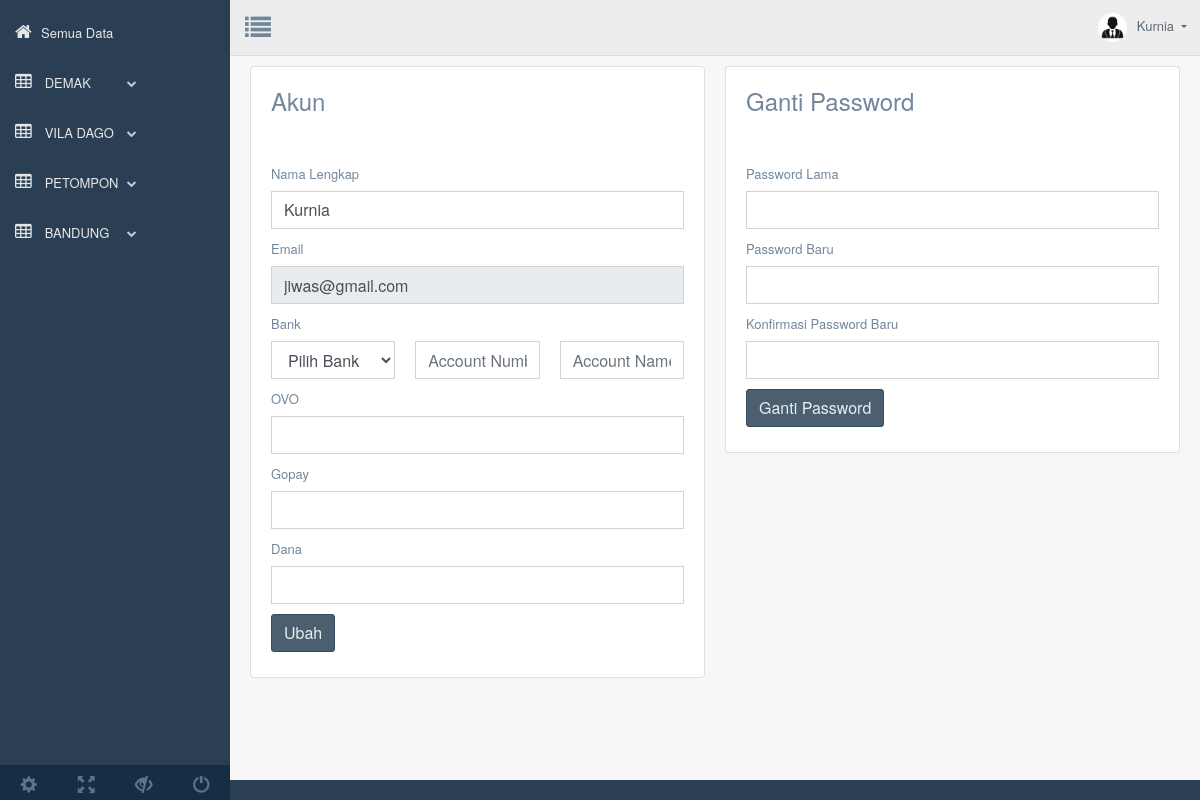
Screenshot of /web_page/index_data.php?page=my_profile (signed in) with the database file from the repository.
### tables this page shows
CREATE TABLE `users` (
  `user_id` bigint(20) NOT NULL,
  `nama_lengkap` text NOT NULL,
  `email` varchar(100) NOT NULL,
  `password` varchar(255) NOT NULL,
  `bank` varchar(255) DEFAULT NULL,
  `no_akun` text DEFAULT NULL,
  `nm_akun` varchar(255) DEFAULT NULL,
  `ovo` text DEFAULT NULL,
  `gopay` text DEFAULT NULL,
  `dana` text DEFAULT NULL,
  `date` timestamp NOT NULL DEFAULT current_timestamp() ON UPDATE current_timestamp()
);

### web_page/functions.php (called while the page is built, shortened)
<?php
function check_login($con)
{
	if(isset($_SESSION['user_id']))
	{
		$id = $_SESSION['user_id'];
		$query = "select * from users where user_id = '$id' limit 1";
		$result = mysqli_query($con,$query);
		if($result && mysqli_num_rows($result) > 0)
		{
			$user_data = mysqli_fetch_assoc($result);
			return $user_data;
		}
	}
	die;
}

### web_page/my_profile/profile.php (the view, shortened to what this page needs)
<?php include ("../konek_login.php");?>
<?php
if(isset($user_data['user_id'])){
    $id = $user_data['user_id'];
    $select = mysqli_query($con, "SELECT * FROM users WHERE user_id = '$id' ") or die(mysqli_error($con));
}
?>
<div class="row">
    <div class="col-lg-6">
        <div class="card">
            <div class="card-body">
                <h4 class="header-title mb-5">Akun</h4>
                <div class="row">
                    <div class="col-lg-12">
                        <form method="post">
                            <div class="form-group">
                                <label for="name">Nama Lengkap</label>
                                <input type="text" id="name" name="name" class="form-control" value="<?php echo $user_data['nama_lengkap'];?>" required>
                            </div>
                            <div class="form-group">
                                <label for="email">Email</label>
                                <input type="email" disabled id="email" class="form-control" value="<?php echo $user_data['email'];?>">
                            </div>
                            <div class="form-group">
                                <label for="example-email mb-3">Bank</label>
                                <div class="row">
                                    <div class="col-lg-4">
                                        <select id="bankname" name="bankname" class="form-control">
                                            <option value='Pilih Bank' selected disabled>Pilih Bank</option>
                                        </select>
                                    </div>
                                    <div class="col-lg-4">
                                        <input type="text" name="accountnumber" class="form-control" placeholder="Account Number" value="<?php echo $user_data['no_akun'];?>">
                                    </div>
                                    <div class="col-lg-4">
                                        <input type="text" name="accountname" class="form-control" placeholder="Account Name" value="<?php echo $user_data['nm_akun'];?>">
                                    </div>
                                </div>
                            </div>
                            <div class="form-group">
                                <label for="ovo">OVO</label>
                                <input type="text" name="ovo" id="ovo" class="form-control" value="<?php echo $user_data['ovo'];?>">
                            </div>
                            <div class="form-group">
                                <label for="gopay">Gopay</label>
                                <input type="text" id="gopay" name="gopay" class="form-control" value="<?php echo $user_data['gopay'];?>">
                            </div>
                            <div class="form-group">
                                <label for="dana">Dana</label>
                                <input type="text" id="dana" name="dana" class="form-control" value="<?php echo $user_data['dana'];?>">
                            </div>
                            <button name="submit" class="btn btn-dark">Ubah</button>
                        </form>
                    </div>
                </div>
            </div>
        </div>
    </div>
    <div class="col-lg-6">
        <div class="card">
            <div class="card-body">
                <h4 class="header-title mb-5">Ganti Password</h4>
                <div class="row">
                    <div class="col-lg-12">
                        <form method="post">
                            <div class="form-group">
                                <label for="simpleinput">Password Lama</label>
                                <input type="password" name="oldpassword" class="form-control">
                            </div>
                            <div class="form-group">
                                <label for="newpassword">Password Baru</label>
                                <input type="password" class="form-control" name="newpassword">
                            </div>
                            <div class="form-group">
                                <label for="retypenewpassword">Konfirmasi Password Baru</label>
                                <input type="password" class="form-control" name="newpassword2">
                            </div>
                            <button name='change-passwd' class="btn btn-dark">Ganti Password</button>
                        </form>
                    </div>
                </div>
            </div>
        </div>
    </div>
</div>

### web_page/index_data.php (shortened to what this page needs)
<?php
	include("konek_login.php");
	include("functions.php");
	$user_data = check_login($con);
?>
<!DOCTYPE html>
<html lang="en">
  <head>
    <link href="assets/bootstrap/dist/css/bootstrap.min.css" rel="stylesheet">
    <link href="assets/font-awesome/css/font-awesome.min.css" rel="stylesheet">
    <link href="assets/nprogress/nprogress.css" rel="stylesheet">
    <link href="assets/iCheck/skins/flat/green.css" rel="stylesheet">
    <link href="assets/bootstrap-progressbar/css/bootstrap-progressbar-3.3.4.min.css" rel="stylesheet">
    <link href="assets/css/custom.min.css" rel="stylesheet">
  </head>
  <body class="nav-md">
    <div class="container body">
      <div class="main_container">
        <div class="col-md-3 left_col">
          <div class="left_col scroll-view">
            <div class="navbar nav_title" style="border: 0;">
              <div id="sidebar-menu" class="main_menu_side hidden-print main_menu">
                <div class="menu_section">
                  <ul class="nav side-menu">
                    <li>
                    <a href="index_data.php?page=tmp_utama"><i class="fa fa-home"></i>Semua Data<span class="fa fa-chevron"></span></a>
                    </li>
                    <li><a href="#"><i class="fa fa-table"></i> DEMAK <span class="fa fa-chevron-down"></span></a>
                    </li>
                    <li><a href="#"><i class="fa fa-table"></i> VILA DAGO <span class="fa fa-chevron-down"></span></a>
                    </li>
                    <li><a href="#"><i class="fa fa-table"></i> PETOMPON <span class="fa fa-chevron-down"></span></a>
                    </li>
                    <li><a href="#"><i class="fa fa-table"></i> BANDUNG <span class="fa fa-chevron-down"></span></a>
                    </li>
                  </ul>
                </div>
              </div>
            </div>
            <br />
            <div class="sidebar-footer hidden-small">
              <a data-toggle="tooltip" data-placement="top" title="Settings" href="#">
                <span class="glyphicon glyphicon-cog" aria-hidden="true"></span>
              </a>
              <a data-toggle="tooltip" data-placement="top" title="FullScreen" href="#">
                <span class="glyphicon glyphicon-fullscreen" aria-hidden="true"></span>
              </a>
              <a data-toggle="tooltip" data-placement="top" title="Lock" href="#">
                <span class="glyphicon glyphicon-eye-close" aria-hidden="true"></span>
              </a>
              <a data-toggle="tooltip" data-placement="top" title="Logout" href="#">
                <span class="glyphicon glyphicon-off" aria-hidden="true"></span>
              </a>
            </div>
          </div>
        </div>
        <div class="top_nav">
          <div class="nav_menu">
              <div class="nav toggle">
                <a id="menu_toggle"><i class="fa fa-list"></i></a>
              </div>
              <nav class="nav navbar-nav">
              <ul class=" navbar-right">
                <li class="nav-item dropdown open" >
                  <a href="#" class="user-profile dropdown-toggle" aria-haspopup="true" id="navbarDropdown" data-toggle="dropdown" aria-expanded="false">
                    <img src='assets/images/ft_profile.jpg'><?php echo $user_data['nama_lengkap'];?>
                  </a>
                </li>
              </ul>
            </nav>
          </div>
        </div>
        <div class="right_col" role="main">
      <?php
      $queries = array();
      parse_str($_SERVER['QUERY_STRING'], $queries);
      switch ($queries['page']) {
        case 'my_profile':
          include 'my_profile/profile.php';
          break;
        }
        ?>
        </div>
      </div>
    </div>
  </body>
</html>

### rows the page displays
users: nama_lengkap "Kurnia", name "Kurnia", email "jiwas@gmail.com"
